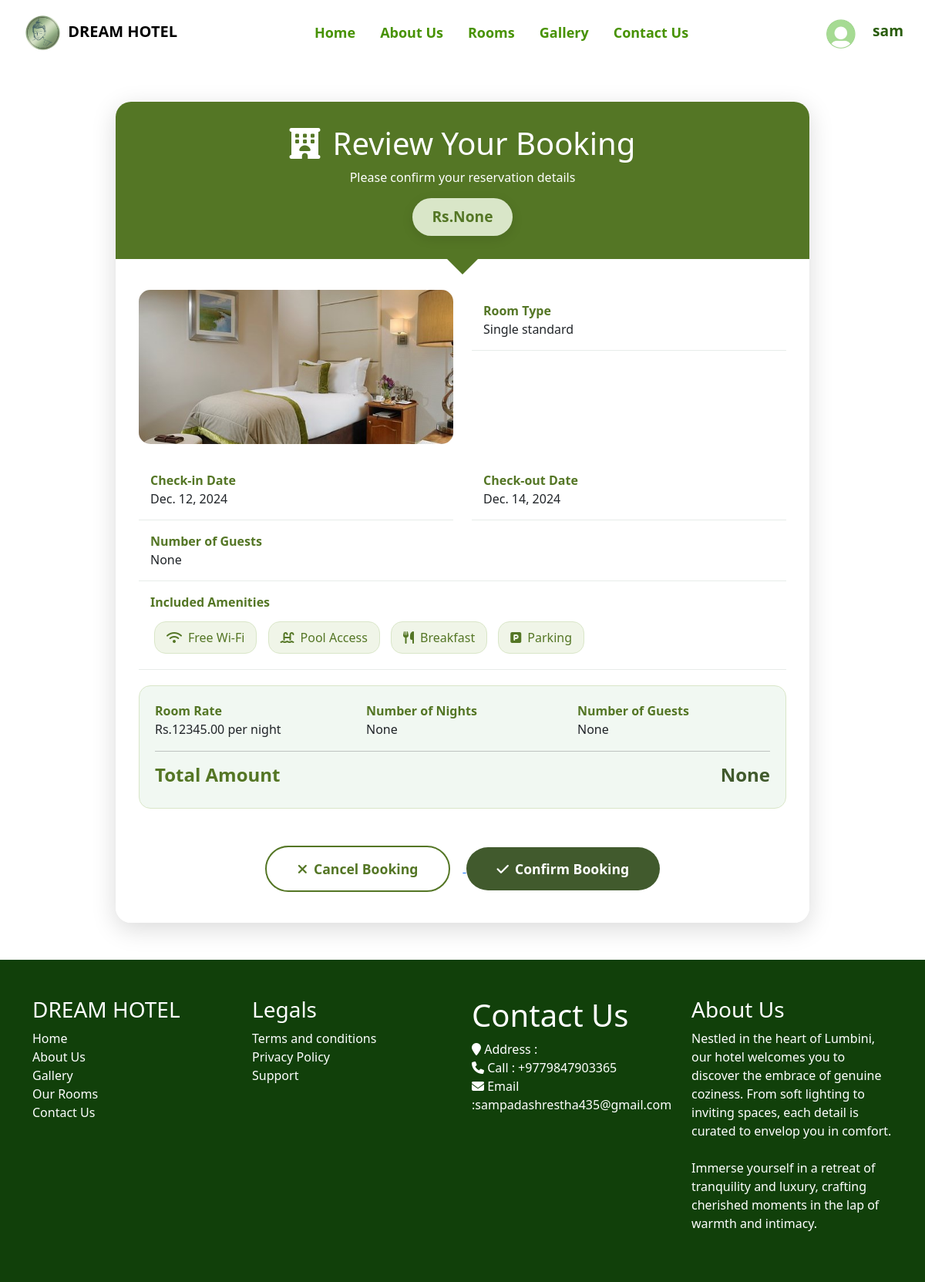
Page /bookingconfirmation/9/ (signed in) on the committed database.
### main/models.py (models this page shows, shortened)
class Booking(models.Model):
    user = models.ForeignKey(User, on_delete=models.CASCADE, related_name="profile",null=True)
    room = models.ForeignKey(Room, on_delete=models.CASCADE, related_name="bookings")
    number_of_guests=models.PositiveIntegerField(null=True)
    check_in_date = models.DateField()
    check_out_date = models.DateField()
    booked_rooms = models.PositiveIntegerField(default=1)  # Number of rooms booked in this booking
    total_nights=models.PositiveBigIntegerField(null=True)
    total_price=models.PositiveBigIntegerField(null=True)

class Room(models.Model):
    ROOM_TYPES = [('single', 'Single'), ('double', 'Double'), ('triple', 'triple')]
    title=models.TextField(default="null")
    room_type = models.CharField(max_length=50, choices=ROOM_TYPES)
    price_per_night = models.DecimalField(max_digits=10, decimal_places=2)
    max_guests = models.IntegerField()
    total_rooms = models.PositiveIntegerField(default=0)
    description = models.TextField(blank=True)
    images=models.ImageField(default=" ",upload_to='images')
    image2=models.ImageField(default=" ",upload_to='images')
    image3=models.ImageField(default=" ",upload_to='images')
    image4=models.ImageField(default=" ",upload_to='images')

### main/views.py (the view)
# urls.py: path("bookingconfirmation/<int:booking_id>/",bookingconfirmation,name="bookingconfirmation"),
def bookingconfirmation(request,booking_id):
    booking=get_object_or_404(Booking,id=booking_id)
    return render(request,'payment/payment_confirm.html',{'booking':booking})

### main/context_processors.py (called while the page is built)
def user_profile(request):
    if request.user.is_authenticated:
        try:
            profile = GuestProfile.objects.get(user=request.user)
            return {'profile': profile}
        except GuestProfile.DoesNotExist:
            return {'profile': None}
    return {}

### main/templates/payment/payment_confirm.html (shortened to what this page needs)
{% extends "base.html" %}
{% load static %}
{% block contents %}
<div class="container mt-5">
    <div class="booking-card">
        <div class="booking-header">
            <h1><i class="fas fa-hotel me-3"></i>Review Your Booking</h1>
            <p class="mb-0">Please confirm your reservation details</p>
            <div class="price-tag">
                Rs.{{booking.total_price}}
            </div>
        </div>
        <div class="booking-details">
            <div class="row">
                <div class="col-md-6">
                    <img src="{{booking.room.images.url}}" alt="Room Preview" class="room-image">
                </div>
                <div class="col-md-6">
                    <div class="detail-row">
                        <div class="detail-label">Room Type</div>
                        <div class="detail-value">{{booking.room.title}}</div>
                    </div>
                </div>
            </div>
            <div class="row">
                <div class="col-md-6">
                    <div class="detail-row">
                        <div class="detail-label">Check-in Date</div>
                        <div class="detail-value">{{booking.check_in_date}}</div>
                    </div>
                </div>
                <div class="col-md-6">
                    <div class="detail-row">
                        <div class="detail-label">Check-out Date</div>
                        <div class="detail-value">{{booking.check_out_date}}</div>
                    </div>
                </div>
            </div>
            <div class="detail-row">
                <div class="detail-label">Number of Guests</div>
                <div class="detail-value">{{booking.number_of_guests}}</div>
            </div>
            <div class="detail-row">
                <div class="detail-label">Included Amenities</div>
                <div class="detail-value mt-2">
                    <span class="amenity-badge"><i class="fas fa-wifi me-2"></i>Free Wi-Fi</span>
                    <span class="amenity-badge"><i class="fas fa-swimming-pool me-2"></i>Pool Access</span>
                    <span class="amenity-badge"><i class="fas fa-utensils me-2"></i>Breakfast</span>
                    <span class="amenity-badge"><i class="fas fa-parking me-2"></i>Parking</span>
                </div>
            </div>
            <div class="total-section">
                <div class="row">
                    <div class="col-md-4">
                        <div class="detail-label">Room Rate</div>
                        <div class="detail-value">Rs.{{booking.room.price_per_night}} per night</div>
                    </div>
                    <div class="col-md-4">
                        <div class="detail-label">Number of Nights</div>
                        <div class="detail-value">{{booking.total_nights}} </div>
                    </div>
                    <div class="col-md-4">
                        <div class="detail-label">Number of Guests</div>
                        <div class="detail-value">{{booking.number_of_guests}} </div>
                    </div>
                </div>
                <hr>
                <div class="row">
                    <div class="col-md-6">
                        <div class="detail-label h4">Total Amount</div>
                    </div>
                    <div class="col-md-6">
                        <div class="highlight h4 text-end">{{booking.total_price}}</div>
                    </div>
                </div>
            </div>
            <div class="text-center mt-5">
                <a href="{% url 'cancel_booking' booking_id=booking.id %}" onclick="return confirm('Are you sure you want to cancel this booking?');">
                <button class="btn btn-cancel me-3">
                    <i class="fas fa-times me-2"></i>Cancel Booking
                </button>
                </a>
                <a href="{% url 'initiate_payment' booking_id=booking.id %}" style="text-decoration: none; color: white;">
                    <button class="btn btn-confirm">
                        <i class="fas fa-check me-2"></i>Confirm Booking
                    </button>
                </a>
            </div>
        </div>
    </div>
</div>
{% endblock contents %}

### main/templates/base.html (shortened to what this page needs)
<!doctype html>
{% load static %}
<html lang="en">
  <head>
   <link rel="stylesheet" href="https://cdnjs.cloudflare.com/ajax/libs/fancybox/2.1.5/jquery.fancybox.min.css"
      media="screen">
    <link href="https://cdn.jsdelivr.net/npm/bootstrap@5.3.3/dist/css/bootstrap.min.css" rel="stylesheet">
    <link href="https://unpkg.com/aos@2.3.1/dist/aos.css" rel="stylesheet">
    <link rel="stylesheet" href="{% static 'css/st.css' %}">
    <link rel="stylesheet" href="https://cdnjs.cloudflare.com/ajax/libs/font-awesome/6.6.0/css/all.min.css" />
    <link href="https://cdnjs.cloudflare.com/ajax/libs/bootstrap-icons/1.10.5/font/bootstrap-icons.min.css" rel="stylesheet">
    <link rel="stylesheet" href="https://cdn.jsdelivr.net/npm/flatpickr/dist/flatpickr.min.css">
    <link rel="stylesheet" href="https://cdn.jsdelivr.net/npm/alertifyjs/build/css/alertify.min.css"/>
    <link rel="stylesheet" href="https://cdn.jsdelivr.net/npm/alertifyjs/build/css/themes/default.min.css"/>
   </head>
  <body>
    <nav class="navbar navbar-expand-lg bg-white navy">
        <div class="container-fluid">
          <a class="navbar-brand mx-3" href="#"><img src="{% static 'images/DREAMh.png' %}" style="max-width: 100%; max-height:55px;"><b> DREAM HOTEL</b></a>
         <div class="collapse navbar-collapse" id="navbarSupportedContent">
            <ul class="navbar-nav me-auto mx-auto gap-3 mb-2 mb-lg-0">
               <li class="nav-item ">
                  <a class="nav-link " href="{% url 'home' %}">Home</a>
               </li>
               <li class="nav-item">
                  <a class="nav-link "  href="{% url 'aboutus' %}">About Us</a>
               </li>
               <li class="nav-item">
                  <a class="nav-link" href="{% url 'rooms' %}">Rooms</a>
               </li>
               <li class="nav-item">
                  <a class="nav-link" href="{% url 'gallery' %}">Gallery</a>
               </li>
               <li class="nav-item">
                  <a class="nav-link " href="{% url 'contact' %}">Contact Us</a>
               </li>
            </ul>
            <div class="d-flex px-3 py-1 gap-3">
               {% if request.user.is_authenticated %}
               <h1 class="mt-2 username">
                  <a href="{% url 'user_information' %}" style="text-decoration: none;">
                     {% if profile.profile_picture %}
                     <img
                         src="{{ profile.profile_picture.url }}"
                         alt="Profile Photo"
                         class="profile-photo me-3"
                         style="width: 40px; height: 40px; border-radius: 50%; object-fit: cover; color:black"
                     />
                 {% else %}
                     <img
                         src="{% static 'images/default-profile.jpg' %}"
                         alt="Default Profile Photo"
                         class="profile-photo me-3 mt-1"
                         style="width: 40px; height: 40px; border-radius: 50%; object-fit: cover; color:black"
                     />
                 {% endif %}
                    <span style="color:rgb(42, 93, 13)">{{ request.user.username }}</span>
                  </a>
                </h1>
               {% endif %}
         </div>
         </div>
      </div>
   </nav>
<div class="all">
  {% block contents %}
 {% endblock contents %}
</div>
<div class="footer_section layout_padding" data-aos="fade-up" data-aos-duration="1000">
   <div class="container mt-5 py-5">
      <div class="row">
         <div class="col-lg-3 col-sm-6">
            <h3 class="useful_text">DREAM HOTEL</h3>
            <div class="footer_menu">
               <ul style="list-style-type: none;padding-left: 0;">
                  <li><a href="{% url 'home' %}" class="link">Home</a></li>
                  <li><a href="{% url 'aboutus' %}" class="link">About Us</a></li>
                  <li><a href="{% url 'gallery' %}" class="link">Gallery</a></li>
                  <li><a href="{% url 'rooms' %}" class="link">Our Rooms</a></li>
                  <li><a href="{% url 'contact' %}" class="link">Contact Us</a></li>
               </ul>
            </div>
         </div>
         <div class="col-lg-3 col-sm-6">
            <h3 class="useful_text">Legals</h3>
            <div class="footer_menu">
               <ul style="list-style-type: none; padding-left: 0;">
                  <li><a href="#" class="link">Terms and conditions</a></li>
                  <li><a href="#" class="link">Privacy Policy</a></li>
                  <li><a href="#" class="link">Support</a></li>
               </ul>
            </div>
         </div>
         <div class="col-lg-3 col-sm-6">
            <h1 class="useful_text">Contact Us</h1>
            <div class="location_text">
               <ul style="list-style-type: none; padding-left: 0;">
                  <li>
                        <i class="fa fa-map-marker" aria-hidden="true"></i><span class="padding_left_10"> Address :
                           </span>
                  </li>
                  <li>
                        <i class="fa fa-phone" aria-hidden="true"></i><span class="padding_left_10"> Call :
                           +9779847903365</span>
                  </li>
                  <li>
                        <i class="fa fa-envelope" aria-hidden="true"></i><span class="padding_left_10"> Email :sampadashrestha435@gmail.com</span>
                  </li>
               </ul>
            </div>
         </div>
         <div class="col-lg-3 col-sm-6">
            <h3 class="useful_text">About Us</h3>
            <p class="footer_text">Nestled in the heart of Lumbini, our hotel welcomes you to discover the embrace of genuine coziness. From soft lighting to inviting spaces, each detail is curated to envelop you in comfort.<br><br> Immerse yourself in a retreat of tranquility and luxury, crafting cherished moments in the lap of warmth and intimacy. </p>
         </div>
      </div>
   </div>
</div>
</body>
</html>

### main/static/css/st.css (style rules this page uses)
* { font-family:system-ui, -apple-system, BlinkMacSystemFont, 'Segoe UI', Roboto, Oxygen, Ubuntu, Cantarell, 'Open Sans', 'Helvetica Neue', sans-serif }
.navbar-brand { font-size:20px; }
.nav-link { color:rgb(71, 146, 2); font-weight: 600; font-size: large; }
.footer_section { color:white; background-color: rgb(17, 64, 10); }
.link { color: inherit; text-decoration: none; }

### main/templates/base.html (style rules this page uses)
.username { font-size: 1.2rem; font-weight: bold; text-decoration: none; color:rgb(42, 93, 13) !important }

### main/templates/payment/payment_confirm.html (style rules this page uses)
body { --dark-green: #547625; --mid-green: #415a2d; --light-green: #d9e6c8; --pale-green: #f0f5e8; --white-green: #f1f8f2; }
.booking-card { background: rgba(255, 255, 255, 0.97); border-radius: 20px; box-shadow: 0 8px 32px rgba(0, 0, 0, 0.15); backdrop-filter: blur(10px); max-width: 900px; margin: 0 auto; overflow: hidden; }
.booking-header { background: var(--dark-green); color: white; padding: 30px; text-align: center; position: relative; }
.booking-header::after { content: ''; position: absolute; bottom: -20px; left: 50%; transform: translateX(-50%); border-top: 20px solid var(--dark-green); border-left: 20px solid transparent; border-right: 20px solid transparent; }
.price-tag { background: var(--light-green); color: var(--dark-green); padding: 10px 25px; border-radius: 25px; font-weight: bold; font-size: 1.2em; display: inline-block; margin-top: 15px; box-shadow: 0 4px 15px rgba(0, 0, 0, 0.1); }
.booking-details { padding: 40px 30px; }
.detail-row { padding: 15px; border-bottom: 1px solid rgba(26, 71, 42, 0.1); transition: all 0.3s ease; }
.detail-label { color: var(--dark-green); font-weight: 600; }
.btn-confirm { background: var(--mid-green); color: white; border: none; padding: 15px 40px; font-size: 1.1em; font-weight: 600; border-radius: 30px; transition: all 0.3s ease; }
.btn-cancel { background: transparent; color: var(--dark-green); border: 2px solid var(--dark-green); padding: 15px 40px; font-size: 1.1em; font-weight: 600; border-radius: 30px; transition: all 0.3s ease; }
.amenity-badge { background: var(--pale-green); color: var(--dark-green); padding: 8px 15px; border-radius: 15px; margin: 5px; display: inline-block; border: 1px solid var(--light-green); }
.total-section { background: var(--white-green); padding: 20px; border-radius: 15px; margin-top: 20px; border: 1px solid var(--light-green); }
.room-image { width: 100%; height: 200px; object-fit: cover; border-radius: 15px; margin-bottom: 20px; }
.highlight { color: var(--mid-green); font-weight: 700; }

### rows in the picture
Booking: total_price "None", room.images (picture), room "Single standard", check_in_date "Dec. 12, 2024", check_out_date "Dec. 14, 2024", number_of_guests "None", room.price_per_night "12345.00", total_nights "None"

### other values in the picture
{{ request.user.username }} "sam"
